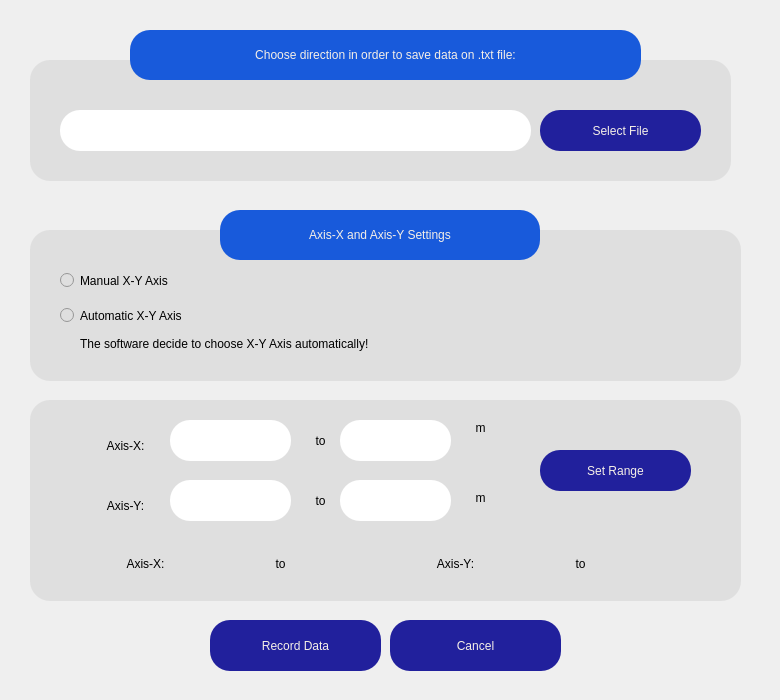
<?xml version="1.0" encoding="UTF-8"?>
<ui version="4.0">
 <class>StartRecordData</class>
 <widget class="QDialog" name="StartRecordData">
  <property name="geometry">
   <rect>
    <x>0</x>
    <y>0</y>
    <width>780</width>
    <height>700</height>
   </rect>
  </property>
  <property name="minimumSize">
   <size>
    <width>780</width>
    <height>700</height>
   </size>
  </property>
  <property name="maximumSize">
   <size>
    <width>780</width>
    <height>700</height>
   </size>
  </property>
  <property name="windowTitle">
   <string>Dialog</string>
  </property>
  <property name="styleSheet">
   <string notr="true">border-radius: 20px;</string>
  </property>
  <widget class="QGroupBox" name="fixedGpsDataGroupBox">
   <property name="geometry">
    <rect>
     <x>30</x>
     <y>60</y>
     <width>701</width>
     <height>121</height>
    </rect>
   </property>
   <property name="styleSheet">
    <string notr="true">border-radius: 20px;
font: 75 14pt &quot;Corbel&quot;;
background-color: rgb(223, 223, 223);
</string>
   </property>
   <property name="title">
    <string/>
   </property>
   <widget class="QPushButton" name="gpsSaveAsPushButton">
    <property name="geometry">
     <rect>
      <x>510</x>
      <y>50</y>
      <width>161</width>
      <height>41</height>
     </rect>
    </property>
    <property name="cursor">
     <cursorShape>PointingHandCursor</cursorShape>
    </property>
    <property name="styleSheet">
     <string notr="true">color: rgb(245, 239, 231);
font: 75 14pt &quot;Corbel&quot;;
background-color: rgb(33, 32, 156);
border-radius: 20px;</string>
    </property>
    <property name="text">
     <string>Select File</string>
    </property>
   </widget>
   <widget class="QLineEdit" name="gpsSaveAsLineEdit">
    <property name="geometry">
     <rect>
      <x>30</x>
      <y>50</y>
      <width>471</width>
      <height>41</height>
     </rect>
    </property>
    <property name="styleSheet">
     <string notr="true">background-color: rgb(255, 255, 255);</string>
    </property>
   </widget>
  </widget>
  <widget class="QPushButton" name="reordDataBtn">
   <property name="geometry">
    <rect>
     <x>210</x>
     <y>620</y>
     <width>171</width>
     <height>51</height>
    </rect>
   </property>
   <property name="cursor">
    <cursorShape>PointingHandCursor</cursorShape>
   </property>
   <property name="styleSheet">
    <string notr="true">color: rgb(245, 239, 231);
font: 75 14pt &quot;Corbel&quot;;
background-color: rgb(33, 32, 156);
border-radius: 20px;</string>
   </property>
   <property name="text">
    <string>Record Data</string>
   </property>
  </widget>
  <widget class="QLabel" name="setLatLongFPTextLabel_3">
   <property name="geometry">
    <rect>
     <x>220</x>
     <y>210</y>
     <width>320</width>
     <height>50</height>
    </rect>
   </property>
   <property name="minimumSize">
    <size>
     <width>305</width>
     <height>50</height>
    </size>
   </property>
   <property name="maximumSize">
    <size>
     <width>16777215</width>
     <height>50</height>
    </size>
   </property>
   <property name="layoutDirection">
    <enum>Qt::LeftToRight</enum>
   </property>
   <property name="styleSheet">
    <string notr="true">font: 75 14pt &quot;Corbel&quot;;
background-color: rgb(24, 90, 219);
color: rgb(245, 239, 231);
border-radius: 20px;</string>
   </property>
   <property name="text">
    <string>Axis-X and Axis-Y Settings</string>
   </property>
   <property name="alignment">
    <set>Qt::AlignCenter</set>
   </property>
  </widget>
  <widget class="QGroupBox" name="XYAxisSettingGroupBox">
   <property name="geometry">
    <rect>
     <x>30</x>
     <y>230</y>
     <width>711</width>
     <height>151</height>
    </rect>
   </property>
   <property name="styleSheet">
    <string notr="true">border-radius: 20px;
font: 75 14pt &quot;Corbel&quot;;
background-color: rgb(223, 223, 223);
</string>
   </property>
   <property name="title">
    <string/>
   </property>
   <widget class="QRadioButton" name="manualPlotXYRadioButton">
    <property name="geometry">
     <rect>
      <x>30</x>
      <y>30</y>
      <width>271</width>
      <height>41</height>
     </rect>
    </property>
    <property name="cursor">
     <cursorShape>PointingHandCursor</cursorShape>
    </property>
    <property name="text">
     <string>Manual X-Y Axis</string>
    </property>
   </widget>
   <widget class="QRadioButton" name="automaticPlotXYRadioButton">
    <property name="geometry">
     <rect>
      <x>30</x>
      <y>70</y>
      <width>271</width>
      <height>31</height>
     </rect>
    </property>
    <property name="cursor">
     <cursorShape>PointingHandCursor</cursorShape>
    </property>
    <property name="text">
     <string>Automatic X-Y Axis</string>
    </property>
   </widget>
   <widget class="QLabel" name="label_8">
    <property name="geometry">
     <rect>
      <x>50</x>
      <y>98</y>
      <width>561</width>
      <height>31</height>
     </rect>
    </property>
    <property name="styleSheet">
     <string notr="true">font: 10pt &quot;Corbel&quot;;</string>
    </property>
    <property name="text">
     <string>The software decide to choose X-Y Axis automatically!</string>
    </property>
   </widget>
  </widget>
  <widget class="QGroupBox" name="manualXYAxisSettingGroupBox">
   <property name="geometry">
    <rect>
     <x>30</x>
     <y>400</y>
     <width>711</width>
     <height>201</height>
    </rect>
   </property>
   <property name="styleSheet">
    <string notr="true">font: 75 14pt &quot;Corbel&quot;;
border-radius: 20px;
background-color: rgb(223, 223, 223);</string>
   </property>
   <property name="title">
    <string/>
   </property>
   <widget class="QLabel" name="AxisXLabel">
    <property name="geometry">
     <rect>
      <x>60</x>
      <y>30</y>
      <width>71</width>
      <height>31</height>
     </rect>
    </property>
    <property name="text">
     <string>Axis-X:</string>
    </property>
    <property name="alignment">
     <set>Qt::AlignCenter</set>
    </property>
   </widget>
   <widget class="QLineEdit" name="axisXFromLineEdit">
    <property name="geometry">
     <rect>
      <x>140</x>
      <y>20</y>
      <width>121</width>
      <height>41</height>
     </rect>
    </property>
    <property name="styleSheet">
     <string notr="true">background-color: rgb(255, 255, 255);</string>
    </property>
    <property name="alignment">
     <set>Qt::AlignCenter</set>
    </property>
   </widget>
   <widget class="QLabel" name="toLabel1">
    <property name="geometry">
     <rect>
      <x>280</x>
      <y>30</y>
      <width>21</width>
      <height>21</height>
     </rect>
    </property>
    <property name="text">
     <string>to</string>
    </property>
    <property name="alignment">
     <set>Qt::AlignCenter</set>
    </property>
   </widget>
   <widget class="QLineEdit" name="axisXToLineEdit">
    <property name="geometry">
     <rect>
      <x>310</x>
      <y>20</y>
      <width>111</width>
      <height>41</height>
     </rect>
    </property>
    <property name="styleSheet">
     <string notr="true">background-color: rgb(255, 255, 255);</string>
    </property>
    <property name="alignment">
     <set>Qt::AlignCenter</set>
    </property>
   </widget>
   <widget class="QLabel" name="meterLabel1">
    <property name="geometry">
     <rect>
      <x>440</x>
      <y>20</y>
      <width>21</width>
      <height>16</height>
     </rect>
    </property>
    <property name="text">
     <string>m</string>
    </property>
    <property name="alignment">
     <set>Qt::AlignCenter</set>
    </property>
   </widget>
   <widget class="QLabel" name="meterLabel2">
    <property name="geometry">
     <rect>
      <x>440</x>
      <y>90</y>
      <width>21</width>
      <height>16</height>
     </rect>
    </property>
    <property name="text">
     <string>m</string>
    </property>
    <property name="alignment">
     <set>Qt::AlignCenter</set>
    </property>
   </widget>
   <widget class="QLabel" name="AxisYLabel">
    <property name="geometry">
     <rect>
      <x>60</x>
      <y>90</y>
      <width>71</width>
      <height>31</height>
     </rect>
    </property>
    <property name="text">
     <string>Axis-Y:</string>
    </property>
    <property name="alignment">
     <set>Qt::AlignCenter</set>
    </property>
   </widget>
   <widget class="QLineEdit" name="axisYFromLineEdit">
    <property name="geometry">
     <rect>
      <x>140</x>
      <y>80</y>
      <width>121</width>
      <height>41</height>
     </rect>
    </property>
    <property name="styleSheet">
     <string notr="true">background-color: rgb(255, 255, 255);</string>
    </property>
    <property name="alignment">
     <set>Qt::AlignCenter</set>
    </property>
   </widget>
   <widget class="QLabel" name="toLabel2">
    <property name="geometry">
     <rect>
      <x>280</x>
      <y>90</y>
      <width>21</width>
      <height>21</height>
     </rect>
    </property>
    <property name="text">
     <string>to</string>
    </property>
    <property name="alignment">
     <set>Qt::AlignCenter</set>
    </property>
   </widget>
   <widget class="QLineEdit" name="axisYToLineEdit">
    <property name="geometry">
     <rect>
      <x>310</x>
      <y>80</y>
      <width>111</width>
      <height>41</height>
     </rect>
    </property>
    <property name="styleSheet">
     <string notr="true">background-color: rgb(255, 255, 255);</string>
    </property>
    <property name="alignment">
     <set>Qt::AlignCenter</set>
    </property>
   </widget>
   <widget class="QPushButton" name="setRangePushButton">
    <property name="geometry">
     <rect>
      <x>510</x>
      <y>50</y>
      <width>151</width>
      <height>41</height>
     </rect>
    </property>
    <property name="cursor">
     <cursorShape>PointingHandCursor</cursorShape>
    </property>
    <property name="styleSheet">
     <string notr="true">color: rgb(245, 239, 231);
font: 75 14pt &quot;Corbel&quot;;
background-color: rgb(33, 32, 156);
border-radius: 20px;</string>
    </property>
    <property name="text">
     <string>Set Range</string>
    </property>
   </widget>
   <widget class="QLabel" name="minXLabel">
    <property name="geometry">
     <rect>
      <x>160</x>
      <y>148</y>
      <width>61</width>
      <height>31</height>
     </rect>
    </property>
    <property name="text">
     <string/>
    </property>
    <property name="alignment">
     <set>Qt::AlignCenter</set>
    </property>
   </widget>
   <widget class="QLabel" name="maxXLabel">
    <property name="geometry">
     <rect>
      <x>270</x>
      <y>148</y>
      <width>61</width>
      <height>31</height>
     </rect>
    </property>
    <property name="text">
     <string/>
    </property>
    <property name="alignment">
     <set>Qt::AlignCenter</set>
    </property>
   </widget>
   <widget class="QLabel" name="label_4">
    <property name="geometry">
     <rect>
      <x>80</x>
      <y>148</y>
      <width>71</width>
      <height>31</height>
     </rect>
    </property>
    <property name="text">
     <string>Axis-X:</string>
    </property>
    <property name="alignment">
     <set>Qt::AlignCenter</set>
    </property>
   </widget>
   <widget class="QLabel" name="label_5">
    <property name="geometry">
     <rect>
      <x>390</x>
      <y>148</y>
      <width>71</width>
      <height>31</height>
     </rect>
    </property>
    <property name="text">
     <string>Axis-Y:</string>
    </property>
    <property name="alignment">
     <set>Qt::AlignCenter</set>
    </property>
   </widget>
   <widget class="QLabel" name="minYLabel">
    <property name="geometry">
     <rect>
      <x>470</x>
      <y>148</y>
      <width>61</width>
      <height>31</height>
     </rect>
    </property>
    <property name="text">
     <string/>
    </property>
    <property name="alignment">
     <set>Qt::AlignCenter</set>
    </property>
   </widget>
   <widget class="QLabel" name="maxYLabel">
    <property name="geometry">
     <rect>
      <x>570</x>
      <y>148</y>
      <width>71</width>
      <height>31</height>
     </rect>
    </property>
    <property name="text">
     <string/>
    </property>
    <property name="alignment">
     <set>Qt::AlignCenter</set>
    </property>
   </widget>
   <widget class="QLabel" name="toLabel1_2">
    <property name="geometry">
     <rect>
      <x>240</x>
      <y>148</y>
      <width>21</width>
      <height>31</height>
     </rect>
    </property>
    <property name="text">
     <string>to</string>
    </property>
    <property name="alignment">
     <set>Qt::AlignCenter</set>
    </property>
   </widget>
   <widget class="QLabel" name="toLabel1_3">
    <property name="geometry">
     <rect>
      <x>540</x>
      <y>148</y>
      <width>21</width>
      <height>31</height>
     </rect>
    </property>
    <property name="text">
     <string>to</string>
    </property>
    <property name="alignment">
     <set>Qt::AlignCenter</set>
    </property>
   </widget>
  </widget>
  <widget class="QPushButton" name="cancelBtn">
   <property name="geometry">
    <rect>
     <x>390</x>
     <y>620</y>
     <width>171</width>
     <height>51</height>
    </rect>
   </property>
   <property name="cursor">
    <cursorShape>PointingHandCursor</cursorShape>
   </property>
   <property name="styleSheet">
    <string notr="true">color: rgb(245, 239, 231);
font: 75 14pt &quot;Corbel&quot;;
background-color: rgb(33, 32, 156);
border-radius: 20px;</string>
   </property>
   <property name="text">
    <string>Cancel</string>
   </property>
  </widget>
  <widget class="QLabel" name="setLatLongFPTextLabel_4">
   <property name="geometry">
    <rect>
     <x>130</x>
     <y>30</y>
     <width>511</width>
     <height>50</height>
    </rect>
   </property>
   <property name="minimumSize">
    <size>
     <width>305</width>
     <height>50</height>
    </size>
   </property>
   <property name="maximumSize">
    <size>
     <width>16777215</width>
     <height>50</height>
    </size>
   </property>
   <property name="layoutDirection">
    <enum>Qt::LeftToRight</enum>
   </property>
   <property name="styleSheet">
    <string notr="true">font: 75 14pt &quot;Corbel&quot;;
background-color: rgb(24, 90, 219);
color: rgb(245, 239, 231);
border-radius: 20px;</string>
   </property>
   <property name="text">
    <string>Choose direction in order to save data on .txt file:</string>
   </property>
   <property name="alignment">
    <set>Qt::AlignCenter</set>
   </property>
  </widget>
  <zorder>fixedGpsDataGroupBox</zorder>
  <zorder>reordDataBtn</zorder>
  <zorder>XYAxisSettingGroupBox</zorder>
  <zorder>manualXYAxisSettingGroupBox</zorder>
  <zorder>cancelBtn</zorder>
  <zorder>setLatLongFPTextLabel_3</zorder>
  <zorder>setLatLongFPTextLabel_4</zorder>
 </widget>
 <resources/>
 <connections/>
</ui>
